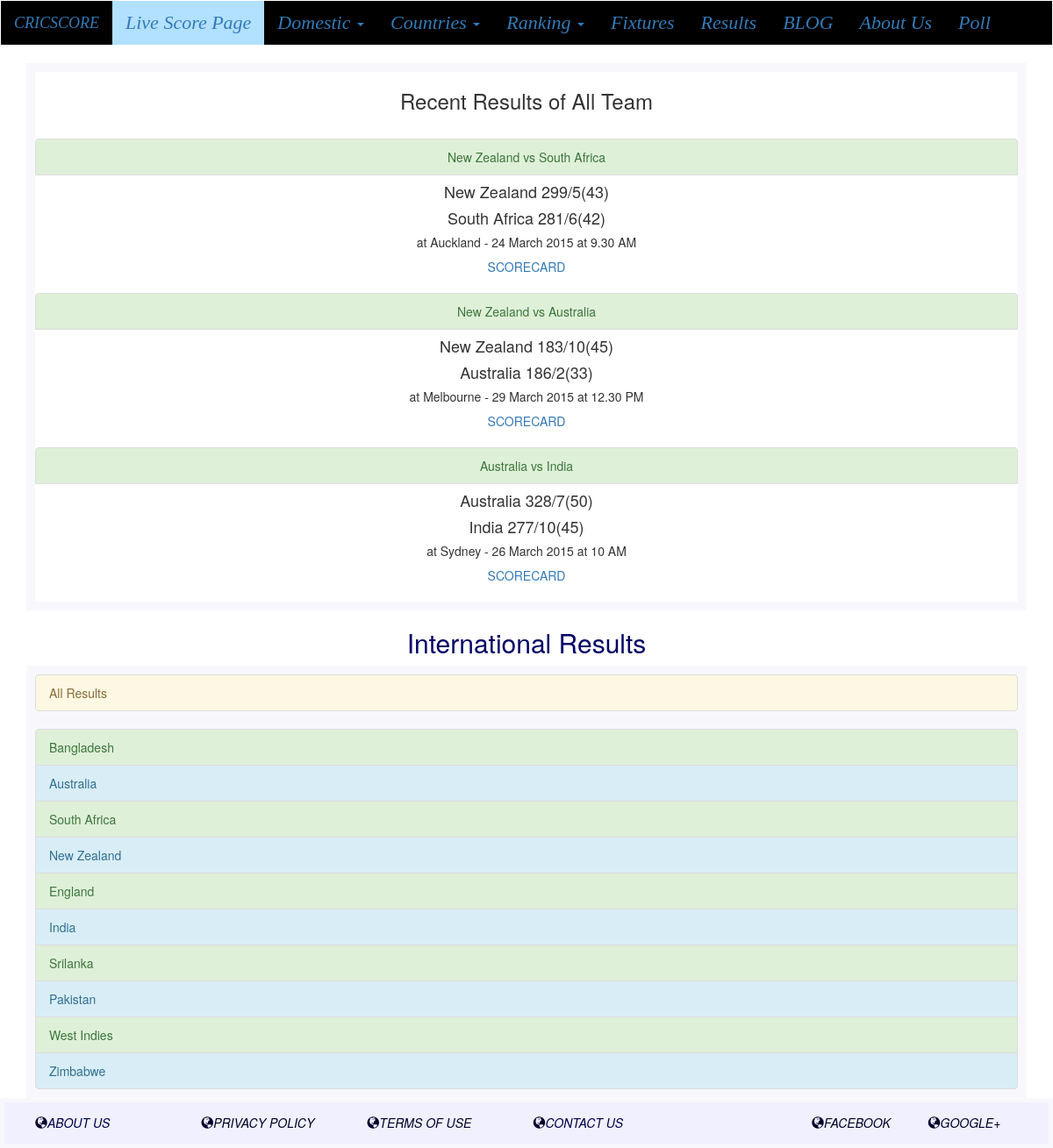
The app's page /Result.php?team_id=All with its own data.
### tables this page shows
CREATE TABLE IF NOT EXISTS `match_history` (
  `match_id` int(6) NOT NULL,
  `teamA` varchar(20) NOT NULL,
  `teamB` varchar(20) NOT NULL,
  `winner` varchar(20) DEFAULT NULL,
  `mom` varchar(30) NOT NULL,
  `match_date` varchar(30) NOT NULL,
  `place` varchar(30) NOT NULL,
  `toss` varchar(20) NOT NULL,
  `first_bat` varchar(20) NOT NULL,
  `scoreA` varchar(3) NOT NULL,
  `scoreB` varchar(3) NOT NULL,
  `wicketA` int(2) NOT NULL,
  `wicketB` int(2) NOT NULL,
  `overA` int(2) NOT NULL,
  `overB` int(2) NOT NULL,
  `extraA` int(2) NOT NULL,
  `extraB` int(2) NOT NULL,
  `umpireA` varchar(20) NOT NULL,
  `umpireB` varchar(20) NOT NULL,
  `referee` varchar(20) NOT NULL,
  `match_time` varchar(20) DEFAULT NULL,
  `match_status` varchar(10) DEFAULT NULL,
  `won_by` varchar(14) DEFAULT NULL,
  `match_type` varchar(20) NOT NULL DEFAULT 'International'
);

### Result.php (the view, shortened to what this page needs)
<?php
  include("header.php");
?>
<div class="container showresult">
          <?php
          if(isset($_GET["team_id"])){
              $team_id=$_GET["team_id"];
              require('connectdb.php');
              $stt = "END";
              $All = "All";
              $sql = "";
              if($team_id == $All) $sql = "SELECT * FROM match_history WHERE match_status = '$stt' ORDER BY match_id DESC";
              else $sql = "SELECT * FROM match_history WHERE match_status = '$stt' AND (teamA = '$team_id' OR teamB = '$team_id')  ORDER BY match_id DESC";
              $result = mysqli_query($cnctdb, $sql);
              $total_match = mysqli_num_rows($result);
              if($total_match != 0){
              ?>
                    <div class="result_list" style="text-align:center;">
                        <h3 class="Result_header">Recent Results of <?php echo $team_id; ?> Team</h3>
                        <br>
                    <?php
                      while($row1 = mysqli_fetch_row($result)){
                        $msg1 = $row1[1]." ".$row1[9]."/".$row1[11]."(".$row1[13].")";
                        $msg2 = $row1[2]." ".$row1[10]."/".$row1[12]."(".$row1[14].")";
                        $msg3 = " at ".$row1[6]." - ".$row1[5]." at ".$row1[20];
                      ?>
                          <div style="text-align:center;float:center;">
                            <a href="Scorecard.php?id=<?php echo $row1[0]; ?>" class="list-group-item list-group-item-success"> <?php echo $row1[1]." vs ".$row1[2]; ?> </a>
                            <h4><?php echo $msg1; ?></h4>
                            <h4><?php echo $msg2; ?></h4>
                            <h5><?php echo $msg3; ?></h5>
                            <a href="Scorecard.php?id=<?php echo $row1[0]; ?>">SCORECARD</a>
                          </div>
                          <br>
                    <?php
                      }
                      ?>
                    </div>
                <?php
                 }
                 ?>
         <?php
          }
        ?>
    </div>
<div class="container result_international">
  <h2 class="Result_header">International Results</h2>
  <div class="All_result">
    <a href="Result.php?team_id=All" class="list-group-item list-group-item-warning">All Results</a>
  </div>
  <div class="international_result_list">
    <div class="result_list">
      <a href="Result.php?team_id=Bangladesh" class="list-group-item list-group-item-success">Bangladesh</a>
      <a href="Result.php?team_id=Australia" class="list-group-item list-group-item-info">Australia</a>
      <a href="Result.php?team_id=South Africa" class="list-group-item list-group-item-success">South Africa</a>
      <a href="Result.php?team_id=New Zealand" class="list-group-item list-group-item-info">New Zealand</a>
      <a href="Result.php?team_id=England" class="list-group-item list-group-item-success">England</a>
      <a href="Result.php?team_id=India" class="list-group-item list-group-item-info">India</a>
      <a href="Result.php?team_id=Srilanka" class="list-group-item list-group-item-success">Srilanka</a>
      <a href="Result.php?team_id=Pakistan" class="list-group-item list-group-item-info">Pakistan</a>
      <a href="Result.php?team_id=West Indies" class="list-group-item list-group-item-success">West Indies</a>
      <a href="Result.php?team_id=Zimbabwe" class="list-group-item list-group-item-info">Zimbabwe</a>
    </div>
  </div>
</div>
<?php
  include("footer.php");
?>

### style_cricket.css (style rules this page uses)
h2.Result_header { color: #000066; text-align:center; }
div.All_result { border: 10px solid; border-color: #F8F8FC; }
div.result_list { border: 10px solid; border-color: #F8F8FC; }

### records on screen
match_history: teamA "New Zealand", teamB "South Africa", msg1 "New Zealand 299/5(43)", msg2 "South Africa 281/6(42)", msg3 "at Auckland - 24 March 2015 at 9.30 AM"
match_history: teamA "New Zealand", teamB "Australia", msg1 "New Zealand 183/10(45)", msg2 "Australia 186/2(33)", msg3 "at Melbourne - 29 March 2015 at 12.30 PM"
match_history: teamA "Australia", teamB "India", msg1 "Australia 328/7(50)", msg2 "India 277/10(45)", msg3 "at Sydney - 26 March 2015 at 10 AM"

### other values on screen
$team_id "All"
